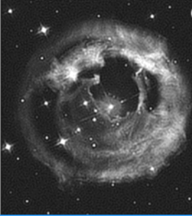
#> input picture images/astronomy_img_1.png, 192 x 216 px, found by its file name
$ jupyter execute innovative_algorithm2.ipynb
#> lines starting #> are read from the running program, lines starting #| are printed output that depends on the picture; long printed decimals are rounded
[cell 1]
import cv2
import numpy as np
import math
import matplotlib.pyplot as plt
from numpy import fft
from skimage import color, data, restoration, filters
from skimage.metrics import structural_similarity as ssim
from skimage.metrics import peak_signal_noise_ratio as psnr
from matplotlib.colors import LogNorm


def add_periodic_noise(img, mean, amplitude, frequency):
    rows, cols = img.shape
    noise = np.zeros((rows, cols))
    for i in range(rows):
        for j in range(cols):
            noise[i, j] = mean + amplitude * np.sin(2 * np.pi * frequency * j)
    return img + noise


# [45 lines left out: functions gasuss_noise, make_blurred, display_img, not called in this run]


def get_img_fft_shift(img):
    img_fft = np.fft.fft2(img)
    img_fft_shift = np.fft.fftshift(img_fft)
    return img_fft_shift


# [14 lines left out: functions show_DFT_magnitude, inverse, not called in this run]


def wiener(input, PSF, eps, K=0.01):  # Wiener filter, K=0.01
    input_fft = fft.fft2(input)
    PSF_fft = fft.fft2(PSF) + eps
    wiener_filter = 1 / PSF_fft * np.abs(PSF_fft) ** 2 / (np.abs(PSF_fft) ** 2 + K)
    result = fft.ifft2(input_fft * wiener_filter)
    result = np.abs(fft.fftshift(result))
    return result


# [10 lines left out: function constrained_ls_filter, not called in this run]


def BHPF(M, N, D0, n, uk, vk):
    H_BHPF = np.zeros((M, N))
    D = np.zeros((M, N))
    for u in range(M):
        for v in range(N):
            D[u, v] = np.sqrt((u - M / 2 - uk) ** 2 + (
                    v - N / 2 - vk) ** 2)  # euclidean distance from (u,v) to ((uk,vk) related to center)
            H_BHPF[u, v] = 1 / (1 + (D0 / D[u, v]) ** (2 * n))
    return H_BHPF


# implement Butterworth notch reject filter
def notchFilter(img, n, UV_set):  # n is the parameter of the Butterworth highpass filter
    # Q is the number of Butterworth highpass filter pairs
    M, N = img.shape
    # initialize the filter
    H_notch = np.zeros((M, N))
    length_set = len(UV_set)
    for i in range(length_set):
        uk, vk, D0 = UV_set[i]
        if i == 0:
            H_notch = BHPF(M, N, D0, n, uk, vk) * BHPF(M, N, D0, n, -uk, -vk)
        else:
            H_notch = H_notch * BHPF(M, N, D0, n, uk, vk) * BHPF(M, N, D0, n, -uk, -vk)
    return H_notch


# [5 lines left out: function img_ifft, not called in this run]


# second approach, borrow Moire pattern from given image degraded by Moire pattern
# add the borrowed pattern in the frequency domain into the original image to create the Moire pattern

img_name_1="astronomy_img_1.png"
Img_astronomy_1=cv2.imread("./images/"+img_name_1, cv2.IMREAD_GRAYSCALE)
#> Img_astronomy_1: shape (216, 192); min 21, max 255, mean 67.3
Img_astronomy_1_fft_shift=get_img_fft_shift(Img_astronomy_1)

# [6 lines of commented-out code are left out]
img_newspaper_name="car_newsprint.tif"
Img_newspaper=cv2.imread("./images/"+img_newspaper_name, cv2.IMREAD_GRAYSCALE)
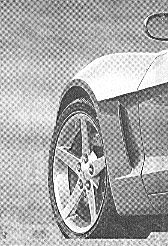
#> input picture images/car_newsprint.tif, 168 x 246 px, found by its file name
#> Img_newspaper is the input picture: shape (246, 168); min 0, max 255, mean 169.7
Img_newspaper=cv2.resize(Img_newspaper,dsize=(192,216),interpolation=cv2.INTER_LINEAR)
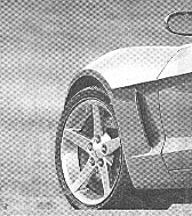
#> Img_newspaper: shape (216, 192); min 18, max 255, mean 169.5
Img_newspaper_fft_shift = get_img_fft_shift(Img_newspaper)

n=4
UV_set_newspaper=[(42, -28, 20), (84, -28, 20), (-42, -28, 20), (-84, -28, 20)]
# get the notch pass filter
Img_newspaper_notch_pass=1-notchFilter(Img_newspaper,n,UV_set_newspaper)
#> after the loop in notchFilter, `for i in range(length_set):`:
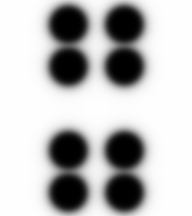
#> H_notch: shape (216, 192) float64; min 0, max 1, mean 0.737
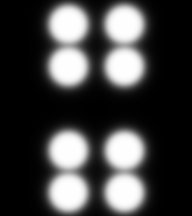
#> Img_newspaper_notch_pass: shape (216, 192) float64; min 3.43e-05, max 1, mean 0.263
# add the Moire pattern
Img_astronomy_1_fft_shift_added=Img_astronomy_1_fft_shift+Img_newspaper_notch_pass*Img_newspaper_fft_shift
# use the inverse fourier transformation to view the image after the addition of the Moire pattern
def img_ifft(img_fft_shift):
    Img_inverse_fft_shift = np.fft.ifftshift(img_fft_shift)
    Img_inverse_fft=np.fft.ifft2(Img_inverse_fft_shift)
    Img_inverse_fft=np.abs(Img_inverse_fft)
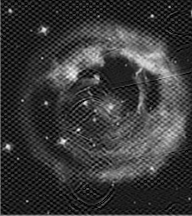
#> Img_inverse_fft: shape (216, 192) float64; min 0.00995, max 304.6, mean 68.3; drawn with min black and max white
    return Img_inverse_fft


Img_astronomy_1_added_Moire=img_ifft(Img_astronomy_1_fft_shift_added)
noisy = add_periodic_noise(Img_astronomy_1_added_Moire, 0, 20, 0.1)
#> after the loop in add_periodic_noise, `for i in range(rows):`:
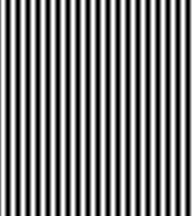
#> noise: shape (216, 192) float64; min -19.02, max 19.02, mean 0.0612; drawn with min black and max white
#> in add_periodic_noise, `return img + noise`:
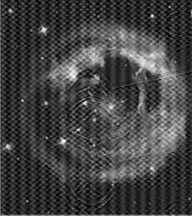
#> returned value: shape (216, 192) float64; min -19.01, max 312.7, mean 68.4; drawn with min black and max white


image = Img_astronomy_1
img_h = image.shape[0]
#> img_h = 216
img_w = image.shape[1]
#> img_w = 192
PSF = np.ones((img_h,img_w))/(img_h*img_w)


plt.figure(figsize=(20, 20))

plt.subplot(321)
plt.xlabel("Original Image")
plt.imshow(image, cmap='gray', vmin=0, vmax=255)


plt.subplot(322)
plt.xlabel("Noisy Image")
plt.imshow(noisy, cmap='gray', vmin=0, vmax=255)


ADF_result = filters.threshold_local(noisy, 7, 'median') # Adaptive Median Filter
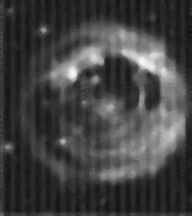
#> ADF_result: shape (216, 192) float64; min 14.46, max 254.2, mean 67
plt.subplot(323)
plt.xlabel("Adaptive Median Filter")
plt.imshow(ADF_result, cmap='gray', vmin=0, vmax=255)


wiener_result = wiener(noisy, PSF, 1e-3, K=0.01)  # Wiener filter
#> in wiener, `PSF_fft = fft.fft2(PSF) + eps`: PSF: shape (216, 192) float64; every value is 2.41e-05
#> in wiener, `result = np.abs(fft.fftshift(result))`:
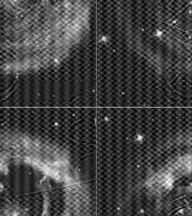
#> result: shape (216, 192) float64; min 58.87, max 92.04, mean 67.6; drawn with min black and max white
plt.subplot(324)
plt.xlabel("Wiener filter(k=0.01)")
plt.imshow(wiener_result, cmap='gray', vmin=0, vmax=255)

rl_result = restoration.richardson_lucy(noisy/255, PSF, num_iter=10)  # Richardson-Lucy
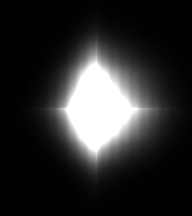
#> rl_result: shape (216, 192) float64; min 1.29e-06, max 1, mean 0.174
plt.subplot(325)
plt.xlabel("Richardson-Lucy algorithm")
plt.imshow(wiener_result, cmap='gray', vmin=0, vmax=255)


psnr1 = psnr(noisy, image, data_range=255)
#> psnr1 = 20.21
psnr2 = psnr(ADF_result, image, data_range=255)
#> psnr2 = 24.13
psnr3 = psnr(wiener_result, image, data_range=255)
#> psnr3 = 14.83
psnr4 = psnr(rl_result, image, data_range=255)
#> psnr4 = 9.99
#psnr5 = psnr(notch_result, image, data_range=255)

ssim1 = ssim(noisy, image, data_range=255)
#> ssim1 = 0.348
ssim2 = ssim(ADF_result, image, data_range=255)
#> ssim2 = 0.599
ssim3 = ssim(wiener_result, image, data_range=255)
#> ssim3 = 0.353
ssim4 = ssim(rl_result, image, data_range=255)
#> ssim4 = 0.00406
#ssim5 = ssim(notch_result, image, data_range=255)


print(psnr1)
#| 20.209
print(psnr2)
#| 24.127
print(psnr3)
#| 14.832
print(psnr4)
#| 9.989
#print(psnr5)
print(ssim1)
#| 0.3482
print(ssim2)
#| 0.5995
print(ssim3)
#| 0.3528
print(ssim4)
#| 0.004059
#print(ssim5)
